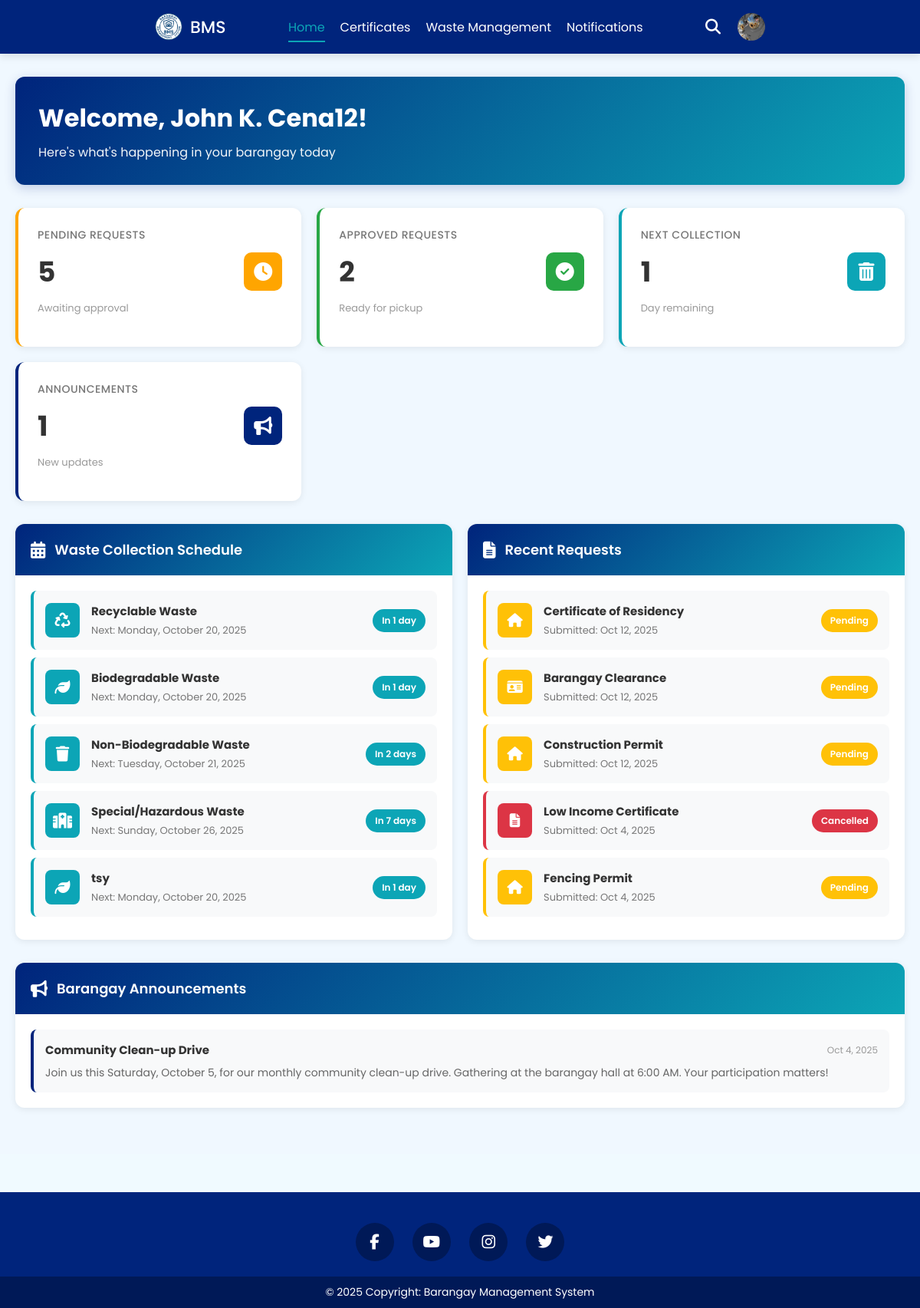
Before: /user/index.php (signed in) with the older database file.
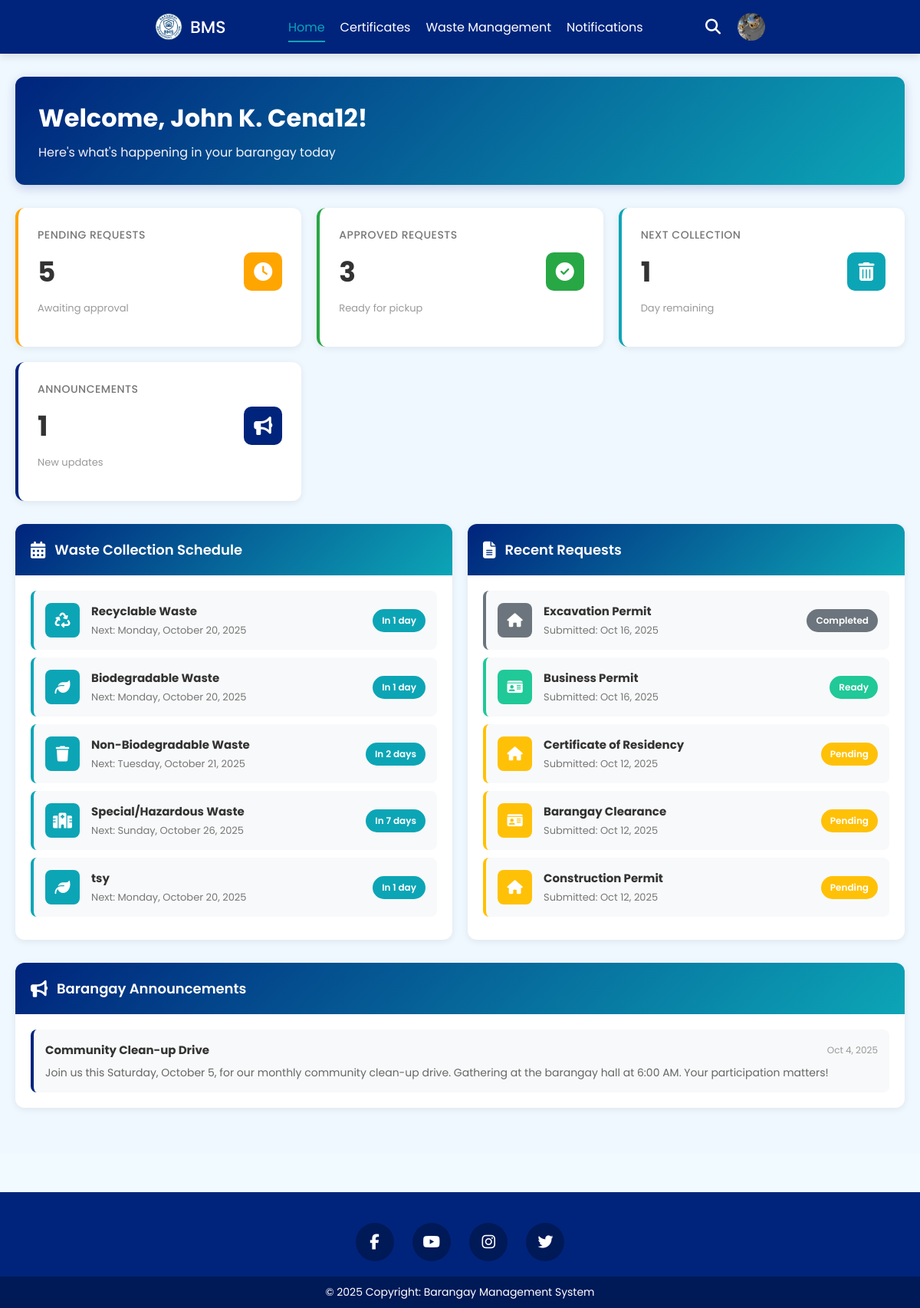
After: the same page with the newer database file.
### tables this page shows
CREATE TABLE `user` (
  `id` int(11) NOT NULL,
  `first_name` varchar(255) NOT NULL,
  `middle_name` varchar(255) NOT NULL,
  `last_name` varchar(255) NOT NULL,
  `email` varchar(255) NOT NULL,
  `password` varchar(255) NOT NULL,
  `image` varchar(255) NOT NULL,
  `contact_number` varchar(255) NOT NULL,
  `date_of_birth` date DEFAULT NULL,
  `gender` enum('male','female') DEFAULT NULL,
  `civil_status` enum('single','married','divorced','widowed') DEFAULT NULL,
  `occupation` varchar(100) DEFAULT NULL,
  `house_number` varchar(100) DEFAULT NULL,
  `street_name` varchar(255) DEFAULT NULL,
  `barangay` varchar(255) DEFAULT 'Baliwasan',
  `status` enum('active','inactive','moved') DEFAULT 'active',
  `is_new` tinyint(1) DEFAULT 1,
  `created_at` datetime NOT NULL DEFAULT current_timestamp(),
  `updated_at` timestamp NULL DEFAULT NULL ON UPDATE current_timestamp()
);

CREATE TABLE `waste_schedules` (
  `schedule_id` int(11) NOT NULL,
  `waste_type` varchar(50) NOT NULL,
  `collection_days` varchar(100) NOT NULL,
  `icon` varchar(50) DEFAULT NULL,
  `color` varchar(20) DEFAULT NULL,
  `description` text DEFAULT NULL,
  `is_active` tinyint(1) DEFAULT 1,
  `created_at` timestamp NOT NULL DEFAULT current_timestamp()
);

CREATE TABLE `document_requests` (
  `id` int(11) NOT NULL,
  `request_id` varchar(50) NOT NULL,
  `user_id` int(11) NOT NULL,
  `document_type_id` int(11) NOT NULL,
  `purpose` text NOT NULL,
  `additional_info` text DEFAULT NULL,
  `status` enum('pending','processing','approved','ready','completed','rejected','cancelled') DEFAULT 'pending',
  `payment_status` enum('unpaid','paid') DEFAULT 'unpaid',
  `payment_reference` varchar(100) DEFAULT NULL,
  `submitted_date` datetime DEFAULT current_timestamp(),
  `approved_date` datetime DEFAULT NULL,
  `released_date` datetime DEFAULT NULL,
  `expected_date` date DEFAULT NULL,
  `rejection_reason` text DEFAULT NULL,
  `notes` text DEFAULT NULL,
  `created_at` timestamp NOT NULL DEFAULT current_timestamp(),
  `updated_at` timestamp NOT NULL DEFAULT current_timestamp() ON UPDATE current_timestamp(),
  `document_file` varchar(255) DEFAULT NULL,
  `document_file1` varchar(255) DEFAULT NULL
);

CREATE TABLE `document_types` (
  `id` int(11) NOT NULL,
  `name` varchar(100) NOT NULL,
  `type` enum('certificate','permit') NOT NULL,
  `description` text DEFAULT NULL,
  `icon` varchar(50) DEFAULT NULL,
  `processing_days` varchar(20) DEFAULT NULL,
  `fee` decimal(10,2) DEFAULT 0.00,
  `requirements` text DEFAULT NULL,
  `is_active` tinyint(1) DEFAULT 1,
  `created_at` timestamp NOT NULL DEFAULT current_timestamp()
);

CREATE TABLE `notifications` (
  `id` int(11) NOT NULL,
  `user_id` int(11) NOT NULL,
  `type` enum('waste','request','announcement','alert','success') NOT NULL,
  `title` varchar(255) NOT NULL,
  `message` text NOT NULL,
  `icon` varchar(50) DEFAULT NULL,
  `is_read` tinyint(1) DEFAULT 0,
  `related_id` int(11) DEFAULT NULL COMMENT 'Related record ID (request_id, report_id, etc)',
  `related_type` varchar(50) DEFAULT NULL COMMENT 'Type of related record',
  `created_at` timestamp NOT NULL DEFAULT current_timestamp(),
  `updated_at` timestamp NOT NULL DEFAULT current_timestamp() ON UPDATE current_timestamp()
);

### user/index.php (the view, shortened to what this page needs)
<?php
require_once("../conn/conn.php");
$user_id = $_SESSION["user_id"];
$stmt = $conn->prepare("
  SELECT
    COUNT(CASE WHEN status = 'pending' THEN 1 END) as pending_count,
    COUNT(CASE WHEN status IN ('approved', 'ready') THEN 1 END) as approved_count
  FROM document_requests
  WHERE user_id = ?
");
$stmt->bind_param("i", $user_id);
$stmt->execute();
$stats = $stmt->get_result()->fetch_assoc();
$stmt = $conn->prepare("
  SELECT waste_type, collection_days, icon, color
  FROM waste_schedules
  WHERE is_active = 1
  ORDER BY schedule_id
");
$stmt->execute();
$waste_schedules = $stmt->get_result()->fetch_all(MYSQLI_ASSOC);
function getNextCollectionDate($collection_days)
{
  $days = array_map('trim', explode(',', $collection_days));
  $current_day = date('l');
  $current_date = new DateTime();
  $day_map = [
    'Sunday' => 0,
    'Monday' => 1,
    'Tuesday' => 2,
    'Wednesday' => 3,
    'Thursday' => 4,
    'Friday' => 5,
    'Saturday' => 6
  ];
  $current_day_num = $day_map[$current_day];
  $min_days_away = 7;
  $next_day_name = '';
  foreach ($days as $day) {
    if (isset($day_map[$day])) {
      $target_day_num = $day_map[$day];
      $days_away = ($target_day_num - $current_day_num + 7) % 7;
      if ($days_away < $min_days_away) {
        $min_days_away = $days_away;
        $next_day_name = $day;
      }
    }
  }
  $next_date = clone $current_date;
  $next_date->modify("+{$min_days_away} days");
  return [
    'days_away' => $min_days_away,
    'date' => $next_date->format('l, F j, Y'),
    'day_name' => $next_day_name
  ];
}
$nearest_collection = null;
foreach ($waste_schedules as $schedule) {
  $next = getNextCollectionDate($schedule['collection_days']);
  if (!$nearest_collection || $next['days_away'] < $nearest_collection['days_away']) {
    $nearest_collection = $next;
  }
}
$limit = count($waste_schedules) > 0 ? count($waste_schedules) : 5;
$stmt = $conn->prepare("
  SELECT
    dr.request_id,
    dr.status,
    dr.submitted_date,
    dr.approved_date,
    dt.name as document_name,
    dt.icon
  FROM document_requests dr
  JOIN document_types dt ON dr.document_type_id = dt.id
  WHERE dr.user_id = ?
  ORDER BY dr.submitted_date DESC
  LIMIT ?
");
$stmt->bind_param("ii", $user_id, $limit);
$stmt->execute();
$recent_requests = $stmt->get_result()->fetch_all(MYSQLI_ASSOC);
$stmt = $conn->prepare("
  SELECT
    title,
    message,
    icon,
    DATE_FORMAT(created_at, '%b %e, %Y') AS formatted_date
  FROM notifications
  WHERE user_id = ? AND type = 'announcement'
  ORDER BY created_at DESC
  LIMIT 10
");
$stmt->bind_param("i", $user_id);
$stmt->execute();
$announcements = $stmt->get_result()->fetch_all(MYSQLI_ASSOC);
$announcement_count = count($announcements);
?>
<!DOCTYPE html>
<html lang="en">
<head>
  <?php include '../components/header_links.php'; ?>
  <?php include '../components/user_side_header.php'; ?>
</head>
<body>
  <?php include '../components/navbar.php'; ?>
  <main class="main-content">
    <div class="welcome-section">
      <h1>Welcome, <?php echo htmlspecialchars($_SESSION["user_name"]); ?>!</h1>
      <p>Here's what's happening in your barangay today</p>
    </div>
    <div class="dashboard-grid">
      <div class="stat-card pending">
        <div class="stat-card-header">
          <div>
            <h3>Pending Requests</h3>
            <div class="stat-value"><?php echo $stats['pending_count']; ?></div>
            <div class="stat-label">Awaiting approval</div>
          </div>
          <div class="stat-card-icon">
            <i class="fas fa-clock"></i>
          </div>
        </div>
      </div>
      <div class="stat-card approved">
        <div class="stat-card-header">
          <div>
            <h3>Approved Requests</h3>
            <div class="stat-value"><?php echo $stats['approved_count']; ?></div>
            <div class="stat-label">Ready for pickup</div>
          </div>
          <div class="stat-card-icon">
            <i class="fas fa-check-circle"></i>
          </div>
        </div>
      </div>
      <div class="stat-card waste">
        <div class="stat-card-header">
          <div>
            <h3>Next Collection</h3>
            <?php
            $days = $nearest_collection ? $nearest_collection['days_away'] : 0;
            $label = ($days == 1) ? 'Day remaining' : 'Days remaining';
            ?>
            <div class="stat-value"><?php echo $days; ?></div>
            <div class="stat-label"><?php echo $label; ?></div>
          </div>
          <div class="stat-card-icon">
            <i class="fas fa-trash-alt"></i>
          </div>
        </div>
      </div>
      <div class="stat-card announcements">
        <div class="stat-card-header">
          <div>
            <h3>Announcements</h3>
            <div class="stat-value"><?php echo $announcement_count; ?></div>
            <div class="stat-label">New updates</div>
          </div>
          <div class="stat-card-icon">
            <i class="fas fa-bullhorn"></i>
          </div>
        </div>
      </div>
    </div>
    <div class="section-grid">
      <div class="section-card">
        <div class="section-card-header">
          <i class="fas fa-calendar-alt"></i>
          <h2>Waste Collection Schedule</h2>
        </div>
        <div class="section-card-body">
          <?php foreach ($waste_schedules as $schedule):
            $next_collection = getNextCollectionDate($schedule['collection_days']);
            ?>
            <div class="schedule-item">
              <div class="schedule-icon">
                <i class="fas <?php echo htmlspecialchars($schedule['icon']); ?>"></i>
              </div>
              <div class="schedule-info">
                <h4><?php echo htmlspecialchars($schedule['waste_type']); ?></h4>
                <p>Next: <?php echo $next_collection['date']; ?></p>
              </div>
              <span class="schedule-badge">In <?php echo $next_collection['days_away']; ?>
                day<?php echo $next_collection['days_away'] != 1 ? 's' : ''; ?></span>
            </div>
          <?php endforeach; ?>
        </div>
      </div>
      <div class="section-card">
        <div class="section-card-header">
          <i class="fas fa-file-alt"></i>
          <h2>Recent Requests</h2>
        </div>
        <div class="section-card-body">
          <?php if (empty($recent_requests)): ?>
            <p style="text-align: center; color: #6c757d; padding: 20px;">No document requests yet</p>
          <?php else: ?>
            <?php foreach ($recent_requests as $request):
              $status_class = strtolower($request['status']);
              $status_label = ucfirst($request['status']);
              if ($request['status'] == 'ready' || $request['status'] == 'approved') {
                $status_label = 'Ready';
              }
              $date_display = $request['status'] == 'approved' && $request['approved_date']
                ? date('M j, Y', strtotime($request['approved_date']))
                : date('M j, Y', strtotime($request['submitted_date']));
              ?>
              <div class="request-item <?php echo $status_class; ?>">
                <div class="request-icon">
                  <i class="fas <?php echo htmlspecialchars($request['icon']); ?>"></i>
                </div>
                <div class="request-info">
                  <h4><?php echo htmlspecialchars($request['document_name']); ?></h4>
                  <p><?php echo $request['status'] == 'approved' ? 'Approved' : 'Submitted'; ?>:
                    <?php echo $date_display; ?>
                  </p>
                </div>
                <span class="status-badge <?php echo $status_class; ?>"><?php echo $status_label; ?></span>
              </div>
            <?php endforeach; ?>
          <?php endif; ?>
        </div>
      </div>
    </div>
    <div class="section-card">
      <div class="section-card-header">
        <i class="fas fa-bullhorn"></i>
        <h2>Barangay Announcements</h2>
      </div>
      <div class="section-card-body">
        <?php if (empty($announcements)): ?>
          <p style="text-align: center; color: #6c757d; padding: 20px;">No announcements at this time</p>
        <?php else: ?>
          <?php foreach ($announcements as $a): ?>
            <div class="announcement-item">
              <div class="announcement-header">
                <h4><?php echo htmlspecialchars($a['title']); ?></h4>
                <span class="announcement-date"><?php echo htmlspecialchars($a['formatted_date']); ?></span>
              </div>
              <p><?php echo nl2br(htmlspecialchars($a['message'])); ?></p>
            </div>
          <?php endforeach; ?>
        <?php endif; ?>
      </div>
    </div>
  </main>
  <?php include '../components/footer.php'; ?>
</body>
</html>

### components/header_links.php (shortened to what this page needs)
<link rel="stylesheet" href="../css/style.css">
<link rel="stylesheet" href="https://cdnjs.cloudflare.com/ajax/libs/font-awesome/6.5.0/css/all.min.css">

### components/user_side_header.php
<link rel="stylesheet" href="../css/user_side.css">

### components/navbar.php (shortened to what this page needs)
<nav class="nav">
    <a href="#" class="logo">
        <img src="../assets/logo/bms.png" alt="BMS Logo" class="logo-img" />
        <span>BMS</span>
    </a>
    <?php
    $userId = $_SESSION["user_id"];
    $query = "SELECT image FROM user WHERE id = ?";
    $stmt = $conn->prepare($query);
    $stmt->bind_param("i", $userId);
    $stmt->execute();
    $result = $stmt->get_result();
    $userData = $result->fetch_assoc();
    $userImage = !empty($userData["image"]) ? "../assets/images/user/" . $userData["image"] : "../assets/images/user.png";
    $currentPage = basename($_SERVER['PHP_SELF']);
    ?>
    <ul class="nav-links">
        <li><a href="index.php" class="<?= $currentPage == 'index.php' ? 'active' : '' ?>">Home</a></li>
        <li><a href="certificates.php"
                class="<?= $currentPage == 'certificates.php' ? 'active' : '' ?>">Certificates</a></li>
        <li><a href="waste_management.php" class="<?= $currentPage == 'waste_management.php' ? 'active' : '' ?>">Waste
                Management</a></li>
        <li><a href="notifications.php"
                class="<?= $currentPage == 'notifications.php' ? 'active' : '' ?>">Notifications</a></li>
    </ul>
    <div class="nav-right">
        <i class="fa-solid fa-magnifying-glass search-icon" id="searchIcon"></i>
        <div class="profile-container">
            <div class="profile-trigger">
                <img src="<?= htmlspecialchars($userImage); ?>" alt="Profile" />
            </div>
        </div>
    </div>
</nav>

### components/footer.php
<footer class="footer">
    <div class="footer-socials">
        <a href="#"><i class="fab fa-facebook-f"></i></a>
        <a href="#"><i class="fab fa-youtube"></i></a>
        <a href="#"><i class="fab fa-instagram"></i></a>
        <a href="#"><i class="fab fa-twitter"></i></a>
    </div>
    <div class="footer-bottom">
        <p>© 2025 Copyright: Barangay Management System</p>
    </div>
</footer>

### css/style.css (style rules this page uses)
* { margin: 0; padding: 0; box-sizing: border-box; font-family: "Poppins", sans-serif; }
html, body { height: 100%; margin: 0; display: flex; flex-direction: column; }
body { background: #f0faff; }
.nav { position: fixed; top: 0; left: 0; width: 100%; padding: 15px 200px; background: #00247c; box-shadow: 0 4px 10px rgba(0, 0, 0, 0.1); z-index: 1000; }
.nav, .nav .nav-links { display: flex; align-items: center; }
.nav { justify-content: space-between; }
a { color: #fff; text-decoration: none; }
.nav .logo { font-size: 22px; font-weight: 500; }
.logo { display: flex; align-items: center; gap: 8px; font-size: 22px; font-weight: bold; text-decoration: none; color: #fff; }
.logo-img { width: 40px; height: 40px; object-fit: contain; }
.nav .nav-links { column-gap: 20px; list-style: none; }
.nav .nav-links a { position: relative; padding: 5px 0; transition: color 0.3s ease; }
.nav .nav-links a.active { color: #0ca5b6; }
.nav .nav-links a.active::after { width: 100%; }
.nav .nav-links a::after { content: ''; position: absolute; left: 0; bottom: -3px; width: 0; height: 2px; background-color: #0ca5b6; transition: width 0.3s ease; }
.nav .search-icon { color: #fff; font-size: 20px; cursor: pointer; }
.nav-right { display: flex; align-items: center; gap: 20px; }
.profile-container { position: relative; }
.profile-trigger { width: 40px; height: 40px; border-radius: 50%; overflow: hidden; cursor: pointer; border: 2px solid transparent; transition: border-color 0.3s ease, transform 0.3s ease; }
.profile-trigger img { width: 100%; height: 100%; object-fit: cover; }
.footer { margin-top: 50px; background-color: #00247c; text-align: center; padding-top: 40px; color: #fff; }
.footer-socials { margin-bottom: 20px; }
.footer-socials a { display: inline-block; width: 50px; height: 50px; margin: 0 10px; background-color: #001957; color: #fff; font-size: 20px; border-radius: 50%; line-height: 50px; transition: all 0.3s ease; }
.footer-bottom { background-color: #001957; padding: 10px 0; margin-top: 20px; }
.footer-bottom p { margin: 0; font-size: 14px; }

Changed rows visible on the page:
no longer on this page (row unchanged): document_requests: document_type.name "Low Income Certificate", shows "Submitted", date_display "Oct 4, 2025", status "Cancelled"
no longer on this page (row unchanged): document_requests: document_type.name "Fencing Permit", shows "Submitted", date_display "Oct 4, 2025", status "Pending"
added document_requests: document_type.name "Excavation Permit", shows "Submitted", date_display "Oct 16, 2025", status "Completed"
added document_requests: document_type.name "Business Permit", shows "Submitted", date_display "Oct 16, 2025", status "Ready"
Other visible differences:
$stats['approved_count']: "2" → "3"
